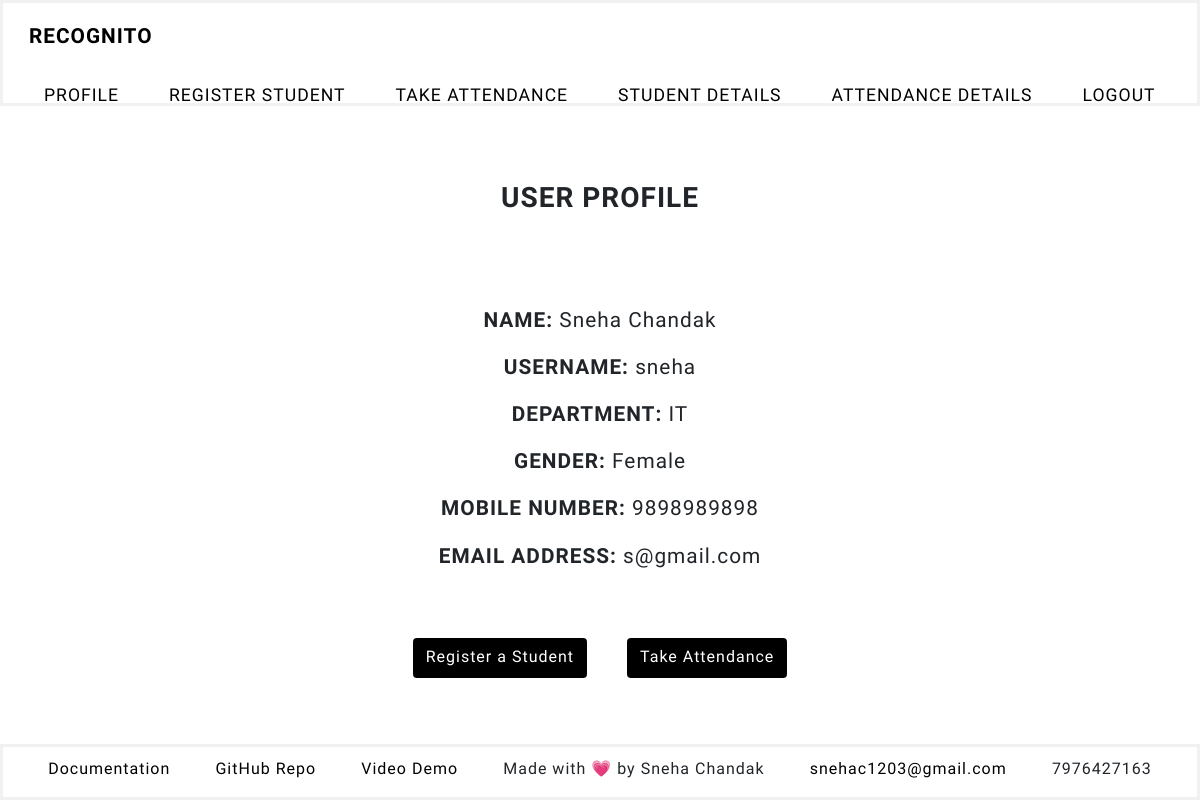
Before: /profile (signed in) with the older database file.
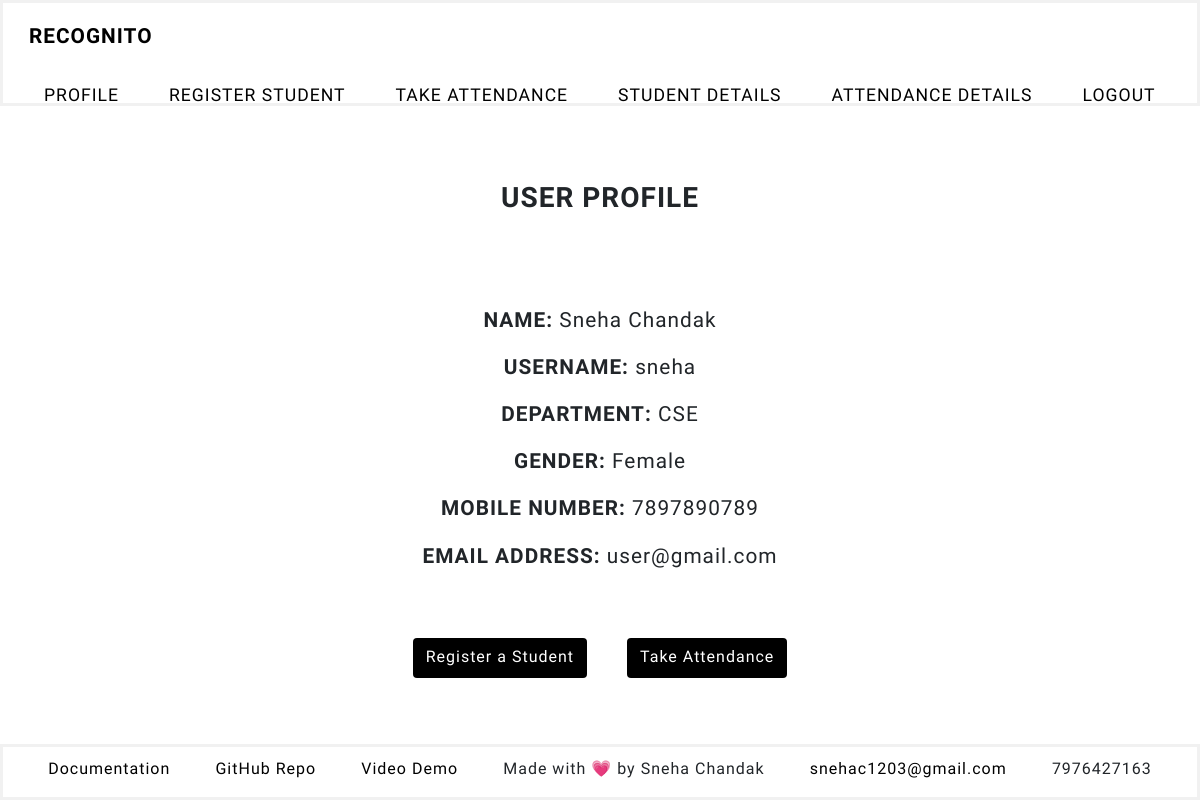
After: the same page with the newer database file.
### faceapp/models.py (models this page shows, shortened)
class User(db.Model, UserMixin):
    id = db.Column(db.Integer(), primary_key=True)
    username = db.Column(db.String(length=10), unique=True, nullable=False)
    first_name = db.Column(db.String(length=15), nullable=False)
    last_name = db.Column(db.String(length=15), nullable=False)
    dept = db.Column(db.String(length=10), nullable=False)
    gender = db.Column(db.String(length=20), nullable=False)
    mobile_no = db.Column(db.String(length=10), unique=True, nullable=False)
    email = db.Column(db.String(length=20), unique=True, nullable=False)
    password_hash = db.Column(db.String(length=60), nullable=False)
    @property
    def password(self):
        return self.password

### faceapp/routes.py (the view)
@app.route('/profile')
@login_required
def profile():
    return render_template('profile.html', current_user=current_user)

### faceapp/models.py (called while the page is built)
@login_manager.user_loader
def load_user(user_id):
    return User.query.get(int(user_id))

### faceapp/templates/profile.html
{% extends 'base.html' %}
{% block content %}
<h3 class="user-profile"> USER PROFILE </h3>
<div class="user-details">
    <p><b>NAME: </b>{{ current_user.first_name }} {{ current_user.last_name}}</p>
    <p><b>USERNAME: </b>{{ current_user.username }}</p>
    <p><b>DEPARTMENT: </b>{{ current_user.dept }}</p>
    <p><b>GENDER: </b>{{ current_user.gender }}</p>
    <p><b>MOBILE NUMBER: </b>{{ current_user.mobile_no }}</p>
    <p><b>EMAIL ADDRESS: </b>{{ current_user.email }}</p>
    <div class="user-profile-btn">
        <a class="btn" href="{{ url_for('register_student') }}">Register a Student</a>
        <a class="btn" href="{{ url_for('take_attendance') }}">Take Attendance</a>
    </div>
</div>
{% endblock %}

Changed rows visible on the page:
changed User "Sneha": dept "IT" → "CSE"; mobile_no "9898989898" → "7897890789"; email "s@gmail.com" → "user@gmail.com"
